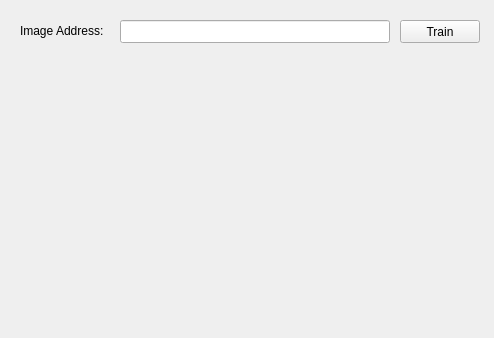
<?xml version="1.0" encoding="UTF-8"?>
<ui version="4.0">
 <class>MainWindow</class>
 <widget class="QMainWindow" name="MainWindow">
  <property name="geometry">
   <rect>
    <x>0</x>
    <y>0</y>
    <width>494</width>
    <height>338</height>
   </rect>
  </property>
  <property name="windowTitle">
   <string>MainWindow</string>
  </property>
  <widget class="QWidget" name="centralWidget">
   <widget class="QPushButton" name="train_button">
    <property name="geometry">
     <rect>
      <x>400</x>
      <y>20</y>
      <width>80</width>
      <height>23</height>
     </rect>
    </property>
    <property name="text">
     <string>Train</string>
    </property>
   </widget>
   <widget class="QLabel" name="label">
    <property name="geometry">
     <rect>
      <x>20</x>
      <y>20</y>
      <width>141</width>
      <height>21</height>
     </rect>
    </property>
    <property name="text">
     <string>Image Address: </string>
    </property>
   </widget>
   <widget class="QLineEdit" name="imgAdd_lineEdit">
    <property name="geometry">
     <rect>
      <x>120</x>
      <y>20</y>
      <width>270</width>
      <height>23</height>
     </rect>
    </property>
   </widget>
  </widget>
 </widget>
 <layoutdefault spacing="6" margin="11"/>
 <resources/>
 <connections/>
</ui>
